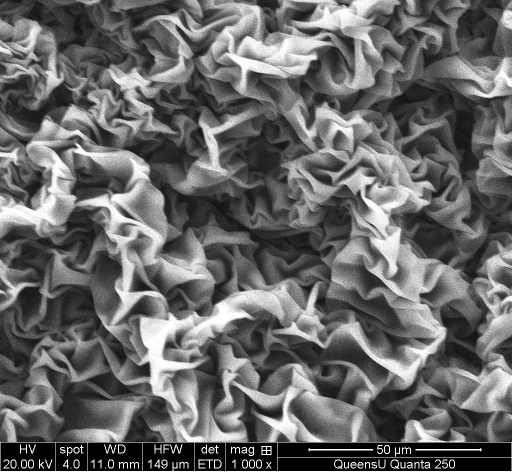
#> input picture test_cases/cnc-xg_biaxial_nanowrinkled/images/a1XG3p_1000x_003.png, 1024 x 943 px, found by its file name (shown at 1/2 size); its folder holds only this picture in this run
$ python characteristic_length.py ../images/a1XG3p_1000x_003.png ../images/a1XG3p_1000x_003.tif 3 1.0 1.0 1.0
#> lines starting #> are read from the running program, lines starting #| are printed output that depends on the picture
### surfacetools/image_processing.py

import numpy as np
from skimage import color

def measure_sem_scalebar(image, min_fraction=0.02):
    """Identify and measure a scale bar in an SEM image.

    Args:
        image (np.array): SEM image imported skimage.io.imread("image.tif")
        min_fraction (float): Minimum fraction of image width for valid bar.

    Returns:
        scale_length: pixel # width of the scale
        (optional)
        scale_pos_y: scale start position y (row)
        scale_pos_x: scale start position x (col)
    """
    def max_run_length(mask_row):
        if not np.any(mask_row):
            return 0
        diff = np.diff(mask_row.astype(np.int8))
        starts = np.flatnonzero(diff == 1) + 1
        ends = np.flatnonzero(diff == -1) + 1
        if mask_row[0]:
            starts = np.r_[0, starts]
        if mask_row[-1]:
            ends = np.r_[ends, mask_row.size]
        return int(np.max(ends - starts)) if starts.size else 0

    image_array = np.asarray(image)
    if image_array.ndim == 3:
        image_gray = color.rgb2gray(image_array[:, :, :3])
    else:
        image_gray = image_array.astype(float)
    if image_gray.size == 0:
        raise ValueError("Image data is empty.")
    if image_gray.max() > 1.0:
        image_gray = image_gray / image_gray.max()

    rows, cols = image_gray.shape
    min_len = max(8, int(cols * min_fraction))

    def find_bar(region):
        flat = region.ravel()
        if flat.size == 0:
            return 0
        high = np.quantile(flat, 0.98)
        low = np.quantile(flat, 0.02)
        best = 0
        for row in region:
            best = max(best, max_run_length(row >= high))
            best = max(best, max_run_length(row <= low))
        return best

    row_start = int(rows * 0.6)
    scale_length = find_bar(image_gray[row_start:, :])
    if scale_length < min_len:
        scale_length = find_bar(image_gray)
    if scale_length < min_len:
        raise ValueError("Scale bar not detected; provide bar length in pixels.")

    return int(scale_length)

# [71 lines left out: functions measure_afm_scalebar, pixel2length, gray_cut, not called in this run]

### surfacetools/periodicfeatures.py

import numpy as np

def radially_averaged_PSD(psd2D, theta_lims):
    """Calculate radially averaged power spectral density (PSD) from 2D PSD

    Args:
        psd2D (ndarray)     : 2D power spectral density
        theta_lims (ndarray): angle limits for the radial averaging

    Returns:
        rasp (ndarray)      : radially averaged power spectral density
        bins_count (ndarray): number of bins per radial region

    """

    # size of PSD
    N, M = psd2D.shape
    # center of image
    yo, xo = N/2, M/2
    # max distances (corners)
    D1 = np.floor(np.hypot(1-yo,1-xo))
    D2 = np.floor(np.hypot(1-yo,M-xo))
    D3 = np.floor(np.hypot(N-yo,1-xo))
    D4 = np.floor(np.hypot(N-yo,M-xo))
    D = int(np.floor(np.max([D1,D2,D3,D4])))
    # initialize rasp and binCount
    rasp = np.zeros(D)
    bins_count = np.zeros(D)

    # if limited angle
    if theta_lims:
        for yi in np.arange(0,N-1,1): # col
            for xi in np.arange(0,M-1,1): # row
                r = int(np.floor(np.hypot(yi-yo,xi-xo))) - 1
                Theta = np.around(np.abs(np.rad2deg(np.arctan2((yi-yo),(xi-xo)))),0)
                if r <= 0: continue
                elif (Theta<theta_lims[0] or Theta>theta_lims[1]): continue
                else:
                    # update rasp
                    rasp[r] += psd2D[yi,xi]
                    # update bin count
                    bins_count[r] += 1
    # all angles
    else:
        for yi in np.arange(0,N-1,1):
            for xi in np.arange(0,M-1,1):
                r = int(np.floor(np.hypot(xi-xo,yi-yo))) - 1
                if r <= 0: continue
                else:
                    # update rasp
                    rasp[r] += psd2D[yi,xi]
                    # update bin count
                    bins_count[r] += 1
        # replace nan and elementwise divide by bins_count to normalize bin radial value
        # rasp_norm = np.nan_to_num(np.divide(rasp,bins_count))

    return rasp, bins_count

# [45 lines left out: functions full_width_half_max, peak_quality_factor, not called in this run]

### test_cases/cnc-xg_biaxial_nanowrinkled/src/characteristic_length.py
"""
Description:
Extract characteristic the length.

    Usage:
        >> python characteristic_length.py file_name dconv bar_len num_populations lo_len_lim_pop1 hi_len_lim_pop1 lo_len_lim_pop2 hi_len_lim_pop2

        Paratemetrs:
        file_name: str
            Name of the image file with the extension.
        dconv: bool
            Deconvolution flag.
        bar_len: float
            SEM scale bar length. [um]
        num_populations: int
            Number of populations to analyze.
        lo_len_lim_pop1: float
            Lower limit of the feature size range of interest for population 1 [1/um]
        hi_len_lim_pop1: float
            Upper limit of the feature size range of interest for population 1 [1/um]
        lo_len_lim_pop2: float
            Lower limit of the feature size range of interest for population 2 [1/um]
        hi_len_lim_pop2: float
            Upper limit of the feature size range of interest for population 2 [1/um]

        Returns:
            Various plots are output to figures/

        EXAMPLES:
        >> python src/characteristic_length.py kdf_biaxial_20um.tif True 1 20 1.5 3.0
        >> python src/characteristic_length.py kdf_biaxial_20um.tif True 2 20 1.5 3.0 3.5 5.0
"""

import sys
import re

import numpy as np
from scipy.stats import kurtosis, skew

import matplotlib.pyplot as plt
from skimage import feature, io
from skimage.filters import difference_of_gaussians, sobel

from surfacetools.image_processing import measure_sem_scalebar
from surfacetools.periodicfeatures import radially_averaged_PSD

# inpput parameters
# SEM image file
file = str(sys.argv[1])
file_name = re.findall(r"([^^.\s]+)\.", file)[0]
file_type = re.findall(r"\.\w+", file)[0]
img_file = "images/" + file_name + file_type
# deconvolution
dconv = bool(sys.argv[2])
POP_NUM = int(sys.argv[3])                      # number of populations
# SEM scale bar length
bar_length = float(sys.argv[4])                 # um
# feature size range of interest
# population 1
lo_len_lim_pop1 = float(sys.argv[5])        # 1/um
hi_len_lim_pop1 = float(sys.argv[6])       # 1/um
# population 2
if int(POP_NUM == 2):
    lo_len_lim_pop2 = float(sys.argv[7])        # 1/um
    hi_len_lim_pop2 = float(sys.argv[8])       # 1/um

#############################################################################################
# import SEM image in gray-scale
image = io.imread(img_file, as_gray=True)
#> image is the input picture: shape (943, 1024) uint16; min 0, max 65535, mean 26789.4
# enhance edges by band-pass filtering
filtered_image = difference_of_gaussians(image, low_sigma=1, high_sigma=10)
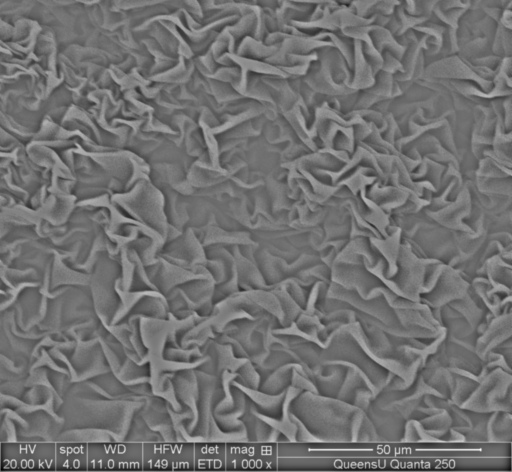
#> filtered_image: shape (943, 1024) float64 (shown at 1/2 size); min -0.679, max 0.831, mean -0.00364; drawn with min black and max white
# Canny edge dectection
filtered_edges = feature.canny(filtered_image, sigma=2)
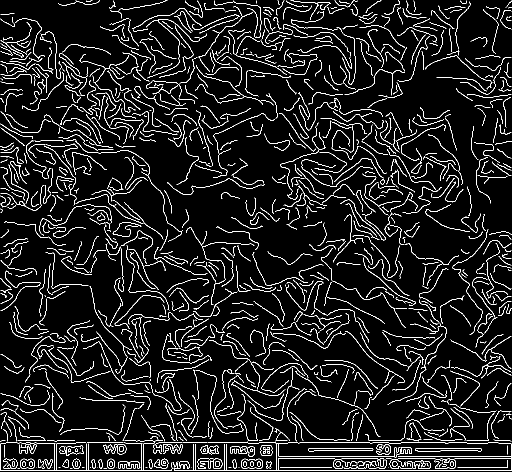
#> filtered_edges: shape (943, 1024) bool (shown at 1/2 size); 7.6% white in thin lines or dots

# print size of the image
print("Image size: " + str(image.shape))
#| Image size: (943, 1024)
# the smaller dimension of the image
print("Smaller dimension: " + str(np.min(image.shape)))
#| Smaller dimension: 943

# resize the image to square
N = 881
image_sq = image[:N,:N]
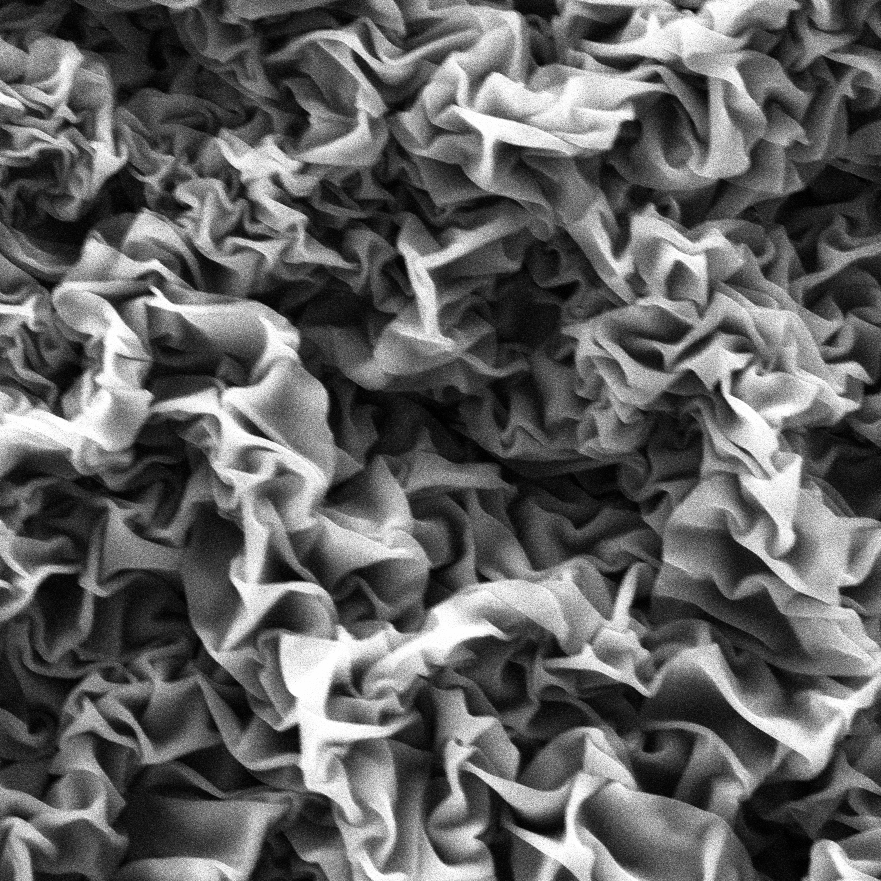
#> image_sq: shape (881, 881) uint16; min 4883, max 65535, mean 28337.4; drawn with min black and max white
filtered_image_sq = filtered_image[:N,:N]
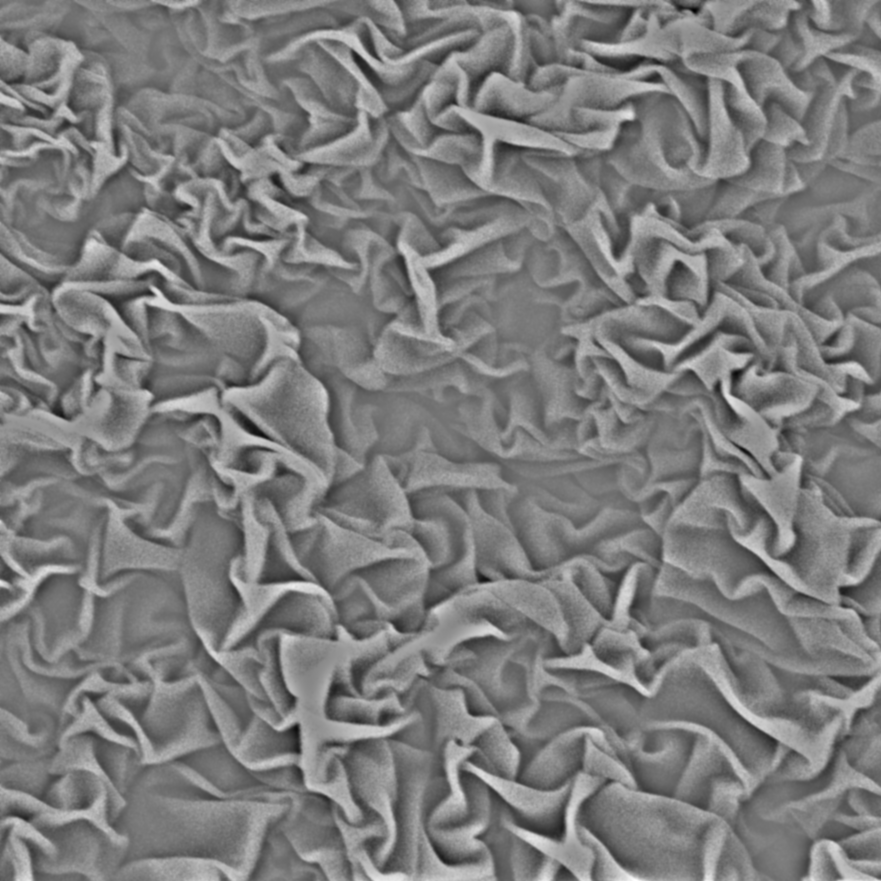
#> filtered_image_sq: shape (881, 881) float64; min -0.493, max 0.51, mean 0.001; drawn with min black and max white
filtered_edges_square = filtered_edges[:N,:N]
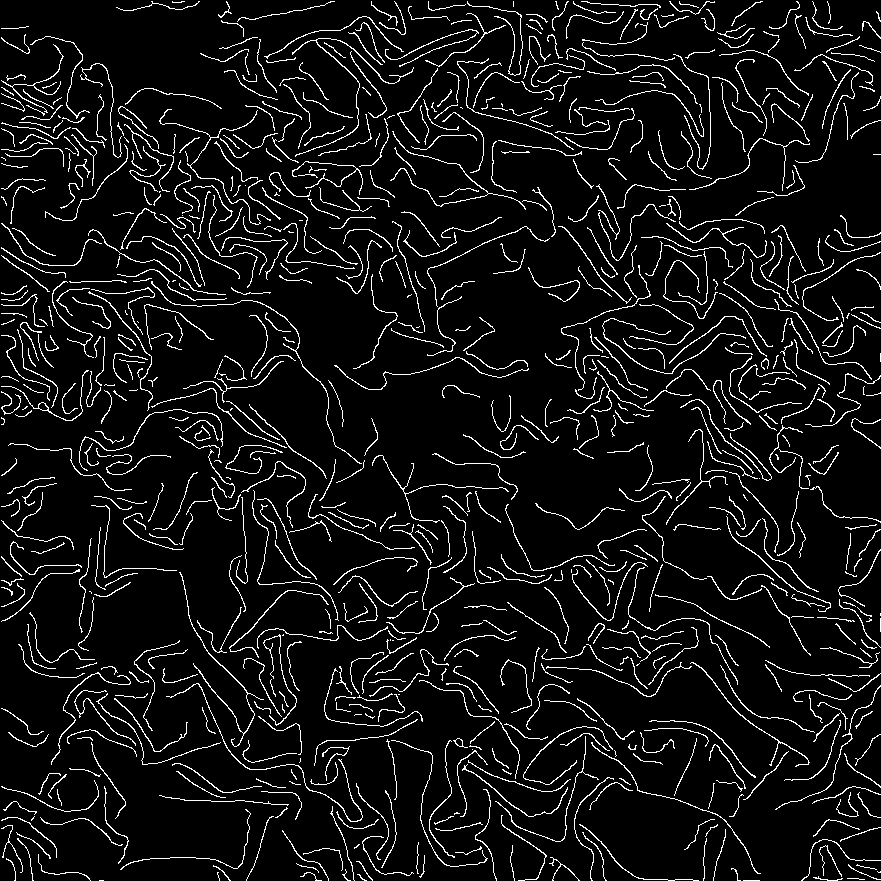
#> filtered_edges_square: shape (881, 881) bool; 7.2% white in thin lines or dots

# image length scale
scale_bar = measure_sem_scalebar(image)   # pixels
#> in find_bar, `high = np.quantile(flat, 0.98)`: high = 0.996
#> in find_bar, `low = np.quantile(flat, 0.02)`: low = 0
#> the loop in find_bar, `for row in region:` made 378 passes
#> best on passes 10, 16, 18: 1, 1, 1
#> in measure_sem_scalebar, `scale_length = find_bar(image_gray[row_start:, :])`: scale_length = 1024
#> scale_bar = 1024
# scale_bar = 170 # hardcoded for kdf_biaxial_20um.tif
print("Scale bar: "+ str(scale_bar) + " pixels")
#| Scale bar: 1024 pixels
X, Y = filtered_edges_square.shape  # pixels
#> X = 881; Y = 881
pxl_scale = bar_length/scale_bar    # um/pixel
#> pxl_scale = 0.000977
L = X*pxl_scale                     # um
#> L = 0.86

# Dicrete Fourier Transfer (DFT) via FAst Fourier Transfrom (FFT)
# 2D DFT
fft2 = np.fft.fft2(filtered_edges_square)
# center-shifted 2D DFT
fft2_shiftd = np.fft.fftshift(fft2)
# power spectral density (PSD)
psd2D = np.abs(fft2_shiftd)**2
# angle limits for radial averaging the 2D PSD
theta_lims = []

# radially averaged PSD with angle limits
rasp, bins_count = radially_averaged_PSD(psd2D, theta_lims=[])
#> after the loop in radially_averaged_PSD, `for yi in np.arange(0,N-1,1):`: bins_count = 622 values, max 2776 at index 437, min 0 at index 0, mean 1245; rasp = 622 values, max 146702740 at index 107, min 0 at index 0, mean 64409358.1
# length of rasp vector
rasp_length = len(rasp)
#> rasp_length = 622

#############################################################################################
# frequency vector (pixels)
k = np.arange(0,N-1,1)      # pixels
# spatial frequency vector
lam = np.divide(L,k)        # um/pixel
# normalize rasp with bins_count
rasp_norm = np.nan_to_num(np.divide(rasp,bins_count))
#> rasp_norm = 622 values, max 4258715 at index 1, min 0 at index 0, mean 105271.6
# deconvolve
if dconv: rasp_norm = np.divide(rasp_norm,lam[:rasp_length])
#> rasp_norm = 622 values, max 25481971.7 at index 107, min 0 at index 0, mean 13008389.3

# transform to absolute value using maximum intensity
rasp_norm_au = rasp_norm/np.max(rasp_norm)
#> rasp_norm_au = 622 values, max 1 at index 107, min 0 at index 0, mean 0.51

#############################################################################################
# curve fit
# population 1
ind = np.where(np.logical_and((1/lam>lo_len_lim_pop1),(1/lam<hi_len_lim_pop1)))
#> ind = (empty array,)
x_pop1 = 1/lam[ind]              # 1/um
#> x_pop1 = empty array
y_pop1 = rasp_norm_au[ind]       # AU
#> y_pop1 = empty array
deg = 2                     # quadratic poly
#> (the run stopped early here; a loop or call above may not have finished)
